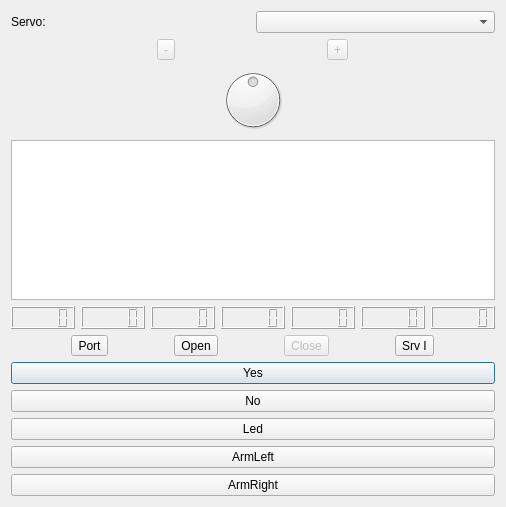
<?xml version="1.0" encoding="UTF-8"?>
<ui version="4.0">
 <class>RemoteControlWindow</class>
 <widget class="QDialog" name="RemoteControlWindow">
  <property name="windowModality">
   <enum>Qt::NonModal</enum>
  </property>
  <property name="geometry">
   <rect>
    <x>0</x>
    <y>0</y>
    <width>488</width>
    <height>507</height>
   </rect>
  </property>
  <property name="windowTitle">
   <string>Remote</string>
  </property>
  <property name="modal">
   <bool>false</bool>
  </property>
  <layout class="QVBoxLayout" name="verticalLayout_2">
   <item>
    <layout class="QVBoxLayout" name="verticalLayout">
     <item>
      <layout class="QHBoxLayout" name="horizontalLayout">
       <item>
        <widget class="QLabel" name="label">
         <property name="text">
          <string>Servo:</string>
         </property>
        </widget>
       </item>
       <item>
        <widget class="QComboBox" name="comboBoxServoList"/>
       </item>
      </layout>
     </item>
     <item>
      <layout class="QHBoxLayout" name="horizontalLayout_2">
       <item>
        <widget class="QToolButton" name="toolButtonDecrease">
         <property name="enabled">
          <bool>false</bool>
         </property>
         <property name="text">
          <string>-</string>
         </property>
        </widget>
       </item>
       <item>
        <widget class="QToolButton" name="toolButtonIncrease">
         <property name="enabled">
          <bool>false</bool>
         </property>
         <property name="text">
          <string>+</string>
         </property>
        </widget>
       </item>
      </layout>
     </item>
     <item>
      <widget class="QDial" name="dial">
       <property name="maximum">
        <number>100</number>
       </property>
       <property name="singleStep">
        <number>2</number>
       </property>
       <property name="value">
        <number>50</number>
       </property>
      </widget>
     </item>
     <item>
      <widget class="QPlainTextEdit" name="plainTextEdit"/>
     </item>
     <item>
      <layout class="QHBoxLayout" name="horizontalLayout_5">
       <property name="topMargin">
        <number>0</number>
       </property>
       <item>
        <widget class="QLCDNumber" name="lcdNumberA0"/>
       </item>
       <item>
        <widget class="QLCDNumber" name="lcdNumberA1"/>
       </item>
       <item>
        <widget class="QLCDNumber" name="lcdNumberA2"/>
       </item>
       <item>
        <widget class="QLCDNumber" name="lcdNumberA3">
         <property name="smallDecimalPoint">
          <bool>false</bool>
         </property>
        </widget>
       </item>
       <item>
        <widget class="QLCDNumber" name="lcdNumberA4"/>
       </item>
       <item>
        <widget class="QLCDNumber" name="lcdNumberA5"/>
       </item>
       <item>
        <widget class="QLCDNumber" name="lcdNumberA6"/>
       </item>
      </layout>
     </item>
     <item>
      <layout class="QHBoxLayout" name="horizontalLayout_3">
       <item>
        <widget class="QToolButton" name="toolButtonPort">
         <property name="text">
          <string>Port</string>
         </property>
         <property name="checkable">
          <bool>false</bool>
         </property>
        </widget>
       </item>
       <item>
        <widget class="QToolButton" name="toolButtonOpen">
         <property name="enabled">
          <bool>true</bool>
         </property>
         <property name="text">
          <string>Open</string>
         </property>
        </widget>
       </item>
       <item>
        <widget class="QToolButton" name="toolButtonClose">
         <property name="enabled">
          <bool>false</bool>
         </property>
         <property name="text">
          <string>Close</string>
         </property>
        </widget>
       </item>
       <item>
        <widget class="QToolButton" name="toolButtonCurr">
         <property name="text">
          <string>Srv I</string>
         </property>
         <property name="checkable">
          <bool>true</bool>
         </property>
         <property name="checked">
          <bool>false</bool>
         </property>
        </widget>
       </item>
      </layout>
     </item>
    </layout>
   </item>
   <item>
    <widget class="QPushButton" name="pushButtonYes">
     <property name="enabled">
      <bool>true</bool>
     </property>
     <property name="text">
      <string>Yes</string>
     </property>
     <property name="checkable">
      <bool>true</bool>
     </property>
     <property name="checked">
      <bool>false</bool>
     </property>
     <property name="flat">
      <bool>false</bool>
     </property>
    </widget>
   </item>
   <item>
    <widget class="QPushButton" name="pushButtonNo">
     <property name="text">
      <string>No</string>
     </property>
     <property name="checkable">
      <bool>true</bool>
     </property>
     <property name="checked">
      <bool>false</bool>
     </property>
    </widget>
   </item>
   <item>
    <widget class="QPushButton" name="pushButtonLed">
     <property name="text">
      <string>Led</string>
     </property>
    </widget>
   </item>
   <item>
    <widget class="QPushButton" name="pushButtonArmLeft">
     <property name="text">
      <string>ArmLeft</string>
     </property>
     <property name="checkable">
      <bool>true</bool>
     </property>
    </widget>
   </item>
   <item>
    <widget class="QPushButton" name="pushButtonArmRight">
     <property name="text">
      <string>ArmRight</string>
     </property>
     <property name="checkable">
      <bool>true</bool>
     </property>
    </widget>
   </item>
   <item>
    <layout class="QHBoxLayout" name="horizontalLayout_4"/>
   </item>
  </layout>
 </widget>
 <layoutdefault spacing="6" margin="11"/>
 <resources/>
 <connections/>
</ui>
